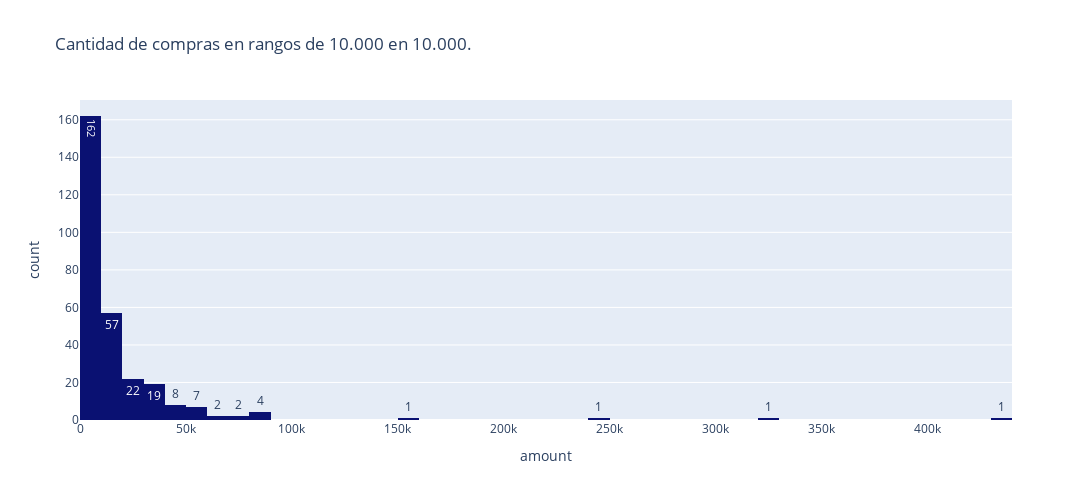

The code cell stored with this chart in its notebook:
### Code cell
px.histogram(compra_cliente, x='amount', text_auto=True,
             title='Cantidad de compras en rangos de 10.000 en 10.000.',
             width=1100, height=500, color_discrete_sequence=['#0A1172'])

### Figure 1 — Plotly figure (JSON) as saved in the notebook; plotly's stock layout.template omitted (floating-point values rounded to 4 significant figures; data arrays with more than 128 entries replaced by an {"elided": "..."} marker saying what was removed)
{"data": [{"alignmentgroup": "True", "bingroup": "x", "hovertemplate": "amount=%{x}<br>count=%{y}<extra></extra>", "legendgroup": "", "marker": {"color": "#0A1172", "pattern": {"shape": ""}}, "name": "", "offsetgroup": "", "orientation": "v", "showlegend": false, "texttemplate": "%{value}", "type": "histogram", "x": {"elided": "287 int values"}, "xaxis": "x", "yaxis": "y"}], "layout": {"barmode": "relative", "height": 500, "legend": {"tracegroupgap": 0}, "title": {"text": "Cantidad de compras en rangos de 10.000 en 10.000."}, "width": 1100, "xaxis": {"anchor": "y", "autorange": true, "domain": [0, 1], "range": [-0.5, 440000.0], "title": {"text": "amount"}, "type": "linear"}, "yaxis": {"anchor": "x", "autorange": true, "domain": [0, 1], "range": [0, 170.5], "title": {"text": "count"}}}}
